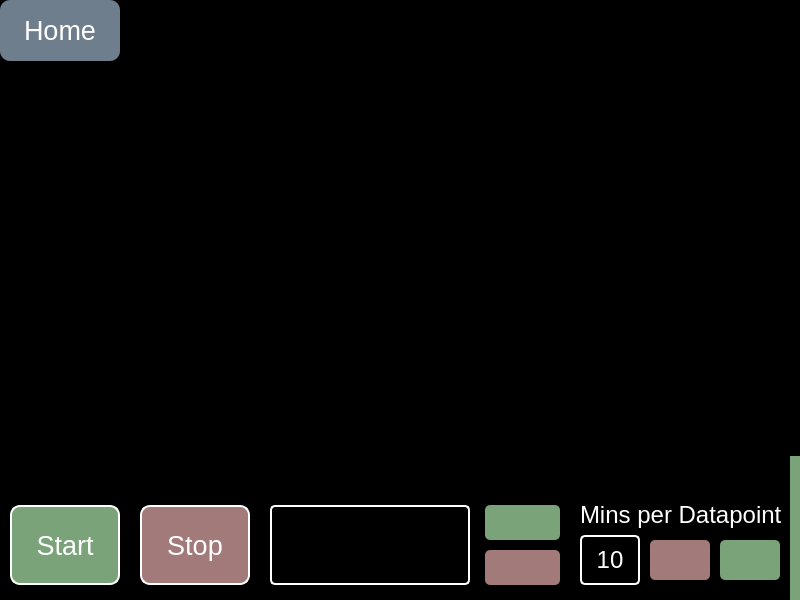
<?xml version="1.0" encoding="UTF-8"?>
<ui version="4.0">
 <class>MainWindow</class>
 <widget class="QMainWindow" name="MainWindow">
  <property name="geometry">
   <rect>
    <x>0</x>
    <y>0</y>
    <width>800</width>
    <height>600</height>
   </rect>
  </property>
  <property name="sizePolicy">
   <sizepolicy hsizetype="Fixed" vsizetype="Fixed">
    <horstretch>0</horstretch>
    <verstretch>0</verstretch>
   </sizepolicy>
  </property>
  <property name="windowTitle">
   <string>MainWindow</string>
  </property>
  <property name="styleSheet">
   <string notr="true">background: black;</string>
  </property>
  <widget class="QWidget" name="centralwidget">
   <widget class="QFrame" name="frame">
    <property name="geometry">
     <rect>
      <x>270</x>
      <y>505</y>
      <width>200</width>
      <height>80</height>
     </rect>
    </property>
    <property name="styleSheet">
     <string notr="true">QFrame{
	border: 2px solid white;
	background-color: transparent;
	border-radius:5px;
}</string>
    </property>
    <property name="frameShape">
     <enum>QFrame::StyledPanel</enum>
    </property>
    <property name="frameShadow">
     <enum>QFrame::Raised</enum>
    </property>
    <widget class="QLCDNumber" name="lcdNumber">
     <property name="geometry">
      <rect>
       <x>0</x>
       <y>0</y>
       <width>200</width>
       <height>80</height>
      </rect>
     </property>
     <property name="sizePolicy">
      <sizepolicy hsizetype="Fixed" vsizetype="Fixed">
       <horstretch>0</horstretch>
       <verstretch>0</verstretch>
      </sizepolicy>
     </property>
     <property name="styleSheet">
      <string notr="true">QLCDNumber{
	border: white;
	background-color: transparent;
	border-radius: 5px;
}</string>
     </property>
     <property name="smallDecimalPoint">
      <bool>false</bool>
     </property>
     <property name="digitCount">
      <number>8</number>
     </property>
     <property name="segmentStyle">
      <enum>QLCDNumber::Flat</enum>
     </property>
     <property name="value" stdset="0">
      <double>0.000000000000000</double>
     </property>
    </widget>
   </widget>
   <widget class="QPushButton" name="startButton">
    <property name="geometry">
     <rect>
      <x>10</x>
      <y>505</y>
      <width>110</width>
      <height>80</height>
     </rect>
    </property>
    <property name="sizePolicy">
     <sizepolicy hsizetype="Expanding" vsizetype="Minimum">
      <horstretch>0</horstretch>
      <verstretch>0</verstretch>
     </sizepolicy>
    </property>
    <property name="font">
     <font>
      <family>Leelawadee UI</family>
      <pointsize>20</pointsize>
     </font>
    </property>
    <property name="styleSheet">
     <string notr="true">QPushButton{
border-style: solid;
border-width: 2px;
border-color: white;
border-radius: 10px;
color: white;
background:  rgba(122, 163, 122, 255);
}

QPushButton:pressed{
	padding-left: 5px;
	padding-top: 5px;
	background-color: rgba(122, 163, 122, 200);
}</string>
    </property>
    <property name="text">
     <string>Start</string>
    </property>
   </widget>
   <widget class="QPushButton" name="backButton">
    <property name="geometry">
     <rect>
      <x>0</x>
      <y>0</y>
      <width>120</width>
      <height>61</height>
     </rect>
    </property>
    <property name="sizePolicy">
     <sizepolicy hsizetype="MinimumExpanding" vsizetype="Preferred">
      <horstretch>0</horstretch>
      <verstretch>0</verstretch>
     </sizepolicy>
    </property>
    <property name="font">
     <font>
      <family>Leelawadee UI</family>
      <pointsize>20</pointsize>
     </font>
    </property>
    <property name="styleSheet">
     <string notr="true">QPushButton#backButton{
	border-width: 2px;
	border-style: none;
	border-color: white;
	border-radius: 10px;
	background-color: rgba(110, 126, 141, 255);
	color: white;
}

QPushButton#backButton:pressed{
	padding-left: 2px;
	padding-top: 2px;
	background-color: rgba(110, 126, 141, 200);
}
</string>
    </property>
    <property name="text">
     <string>Home</string>
    </property>
   </widget>
   <widget class="QPushButton" name="stopButton">
    <property name="geometry">
     <rect>
      <x>140</x>
      <y>505</y>
      <width>110</width>
      <height>80</height>
     </rect>
    </property>
    <property name="sizePolicy">
     <sizepolicy hsizetype="Expanding" vsizetype="Minimum">
      <horstretch>0</horstretch>
      <verstretch>0</verstretch>
     </sizepolicy>
    </property>
    <property name="font">
     <font>
      <family>Leelawadee UI</family>
      <pointsize>20</pointsize>
      <weight>50</weight>
      <italic>false</italic>
      <bold>false</bold>
      <kerning>true</kerning>
     </font>
    </property>
    <property name="styleSheet">
     <string notr="true">QPushButton{
border-style: solid;
border-width: 2px;
border-color: white;
border-radius: 10px;
color: white;
background: rgba(163, 122, 122, 255);
}
QPushButton:pressed{
	padding-left: 5px;
	padding-top: 5px;
	background:  rgba(163, 122, 122, 200);
}
</string>
    </property>
    <property name="text">
     <string>Stop</string>
    </property>
   </widget>
   <widget class="PlotWidget" name="GraphWidget" native="true">
    <property name="geometry">
     <rect>
      <x>10</x>
      <y>74</y>
      <width>780</width>
      <height>421</height>
     </rect>
    </property>
    <property name="sizePolicy">
     <sizepolicy hsizetype="Fixed" vsizetype="Fixed">
      <horstretch>0</horstretch>
      <verstretch>0</verstretch>
     </sizepolicy>
    </property>
    <property name="maximumSize">
     <size>
      <width>100000</width>
      <height>1000000</height>
     </size>
    </property>
    <property name="styleSheet">
     <string notr="true">QWidget{
	background: none;
}</string>
    </property>
   </widget>
   <widget class="QProgressBar" name="progressBar">
    <property name="geometry">
     <rect>
      <x>790</x>
      <y>0</y>
      <width>10</width>
      <height>600</height>
     </rect>
    </property>
    <property name="font">
     <font>
      <family>Leelawadee UI</family>
      <pointsize>16</pointsize>
     </font>
    </property>
    <property name="layoutDirection">
     <enum>Qt::LeftToRight</enum>
    </property>
    <property name="styleSheet">
     <string notr="true">QProgressBar:chunk{
	border-radius: 10px;
	background-color: rgba(122, 163, 122, 255);
}

QProgressBar{
	background-color: transparent;
	border-radius: 10px;
	color: black;
}</string>
    </property>
    <property name="value">
     <number>24</number>
    </property>
    <property name="alignment">
     <set>Qt::AlignCenter</set>
    </property>
    <property name="textVisible">
     <bool>false</bool>
    </property>
    <property name="orientation">
     <enum>Qt::Vertical</enum>
    </property>
   </widget>
   <widget class="QPushButton" name="upButton">
    <property name="geometry">
     <rect>
      <x>485</x>
      <y>505</y>
      <width>75</width>
      <height>35</height>
     </rect>
    </property>
    <property name="sizePolicy">
     <sizepolicy hsizetype="Expanding" vsizetype="Minimum">
      <horstretch>0</horstretch>
      <verstretch>0</verstretch>
     </sizepolicy>
    </property>
    <property name="font">
     <font>
      <family>Leelawadee UI</family>
      <pointsize>20</pointsize>
      <weight>50</weight>
      <italic>false</italic>
      <bold>false</bold>
      <kerning>true</kerning>
     </font>
    </property>
    <property name="styleSheet">
     <string notr="true">QPushButton{
border-style: solid;
border-width: 0px;
border-color: none;
border-radius: 5px;
color: white;
background:  rgba(122, 163, 122, 255);
}
QPushButton:pressed{
	padding-left: 5px;
	padding-top: 5px;
	background:   rgba(200, 200, 200, 200);
}
</string>
    </property>
    <property name="text">
     <string/>
    </property>
    <property name="icon">
     <iconset>
      <normaloff>../../../.designer/backup/designer icons/icons/control-090.png</normaloff>../../../.designer/backup/designer icons/icons/control-090.png</iconset>
    </property>
    <property name="iconSize">
     <size>
      <width>32</width>
      <height>32</height>
     </size>
    </property>
   </widget>
   <widget class="QPushButton" name="downButton">
    <property name="geometry">
     <rect>
      <x>485</x>
      <y>550</y>
      <width>75</width>
      <height>35</height>
     </rect>
    </property>
    <property name="sizePolicy">
     <sizepolicy hsizetype="Expanding" vsizetype="Minimum">
      <horstretch>0</horstretch>
      <verstretch>0</verstretch>
     </sizepolicy>
    </property>
    <property name="font">
     <font>
      <family>Leelawadee UI</family>
      <pointsize>20</pointsize>
      <weight>50</weight>
      <italic>false</italic>
      <bold>false</bold>
      <kerning>true</kerning>
     </font>
    </property>
    <property name="styleSheet">
     <string notr="true">QPushButton{
border-style: solid;
border-width: 0px;
border-color: none;
border-radius: 5px;
color: white;
background:   rgba(163, 122, 122, 255);
}
QPushButton:pressed{
	padding-left: 5px;
	padding-top: 5px;
	background:  rgba(200, 200, 200, 200);
}
</string>
    </property>
    <property name="text">
     <string/>
    </property>
    <property name="icon">
     <iconset>
      <normaloff>../../../.designer/backup/designer icons/icons/control-270.png</normaloff>../../../.designer/backup/designer icons/icons/control-270.png</iconset>
    </property>
    <property name="iconSize">
     <size>
      <width>32</width>
      <height>32</height>
     </size>
    </property>
   </widget>
   <widget class="QLabel" name="label">
    <property name="geometry">
     <rect>
      <x>580</x>
      <y>500</y>
      <width>211</width>
      <height>30</height>
     </rect>
    </property>
    <property name="font">
     <font>
      <family>Leelawadee UI</family>
      <pointsize>18</pointsize>
     </font>
    </property>
    <property name="styleSheet">
     <string notr="true">QLabel{
	background-color: transparent;
	color: white;
}</string>
    </property>
    <property name="text">
     <string>Mins per Datapoint</string>
    </property>
   </widget>
   <widget class="QLabel" name="minsPerDataLabel">
    <property name="geometry">
     <rect>
      <x>580</x>
      <y>535</y>
      <width>60</width>
      <height>50</height>
     </rect>
    </property>
    <property name="font">
     <font>
      <family>Leelawadee UI</family>
      <pointsize>18</pointsize>
     </font>
    </property>
    <property name="styleSheet">
     <string notr="true">QLabel{
	background-color: transparent;
	color: white;
	border: 2px solid white;
	border-radius: 5px;
}</string>
    </property>
    <property name="text">
     <string>10</string>
    </property>
    <property name="alignment">
     <set>Qt::AlignCenter</set>
    </property>
   </widget>
   <widget class="QPushButton" name="downButton_2">
    <property name="geometry">
     <rect>
      <x>720</x>
      <y>540</y>
      <width>60</width>
      <height>40</height>
     </rect>
    </property>
    <property name="sizePolicy">
     <sizepolicy hsizetype="Expanding" vsizetype="Minimum">
      <horstretch>0</horstretch>
      <verstretch>0</verstretch>
     </sizepolicy>
    </property>
    <property name="font">
     <font>
      <family>Leelawadee UI</family>
      <pointsize>20</pointsize>
      <weight>50</weight>
      <italic>false</italic>
      <bold>false</bold>
      <kerning>true</kerning>
     </font>
    </property>
    <property name="styleSheet">
     <string notr="true">QPushButton{
border-style: solid;
border-width: 0px;
border-color: none;
border-radius: 5px;
color: white;
background:   rgba(122, 163, 122, 255);
}
QPushButton:pressed{
	padding-left: 5px;
	padding-top: 5px;
	background:  rgba(200, 200, 200, 200);
}
</string>
    </property>
    <property name="text">
     <string/>
    </property>
    <property name="icon">
     <iconset>
      <normaloff>../../../.designer/backup/designer icons/icons/control-270.png</normaloff>../../../.designer/backup/designer icons/icons/control-270.png</iconset>
    </property>
    <property name="iconSize">
     <size>
      <width>32</width>
      <height>32</height>
     </size>
    </property>
   </widget>
   <widget class="QPushButton" name="upButton_2">
    <property name="geometry">
     <rect>
      <x>650</x>
      <y>540</y>
      <width>60</width>
      <height>40</height>
     </rect>
    </property>
    <property name="sizePolicy">
     <sizepolicy hsizetype="Expanding" vsizetype="Minimum">
      <horstretch>0</horstretch>
      <verstretch>0</verstretch>
     </sizepolicy>
    </property>
    <property name="font">
     <font>
      <family>Leelawadee UI</family>
      <pointsize>20</pointsize>
      <weight>50</weight>
      <italic>false</italic>
      <bold>false</bold>
      <kerning>true</kerning>
     </font>
    </property>
    <property name="styleSheet">
     <string notr="true">QPushButton{
border-style: solid;
border-width: 0px;
border-color: none;
border-radius: 5px;
color: white;
background:  rgba(163, 122, 122, 255);
}
QPushButton:pressed{
	padding-left: 5px;
	padding-top: 5px;
	background:   rgba(200, 200, 200, 200);
}
</string>
    </property>
    <property name="text">
     <string/>
    </property>
    <property name="icon">
     <iconset>
      <normaloff>../../../.designer/backup/designer icons/icons/control-090.png</normaloff>../../../.designer/backup/designer icons/icons/control-090.png</iconset>
    </property>
    <property name="iconSize">
     <size>
      <width>32</width>
      <height>32</height>
     </size>
    </property>
   </widget>
   <zorder>frame</zorder>
   <zorder>startButton</zorder>
   <zorder>stopButton</zorder>
   <zorder>GraphWidget</zorder>
   <zorder>progressBar</zorder>
   <zorder>backButton</zorder>
   <zorder>upButton</zorder>
   <zorder>downButton</zorder>
   <zorder>label</zorder>
   <zorder>minsPerDataLabel</zorder>
   <zorder>downButton_2</zorder>
   <zorder>upButton_2</zorder>
  </widget>
 </widget>
 <customwidgets>
  <customwidget>
   <class>PlotWidget</class>
   <extends>QWidget</extends>
   <header>pyqtgraph</header>
   <container>1</container>
  </customwidget>
 </customwidgets>
 <resources/>
 <connections/>
</ui>
